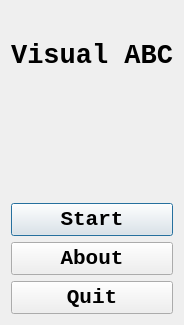
<?xml version="1.0" encoding="UTF-8"?>
<ui version="4.0">
 <class>QtVisualAbcMenuDialog</class>
 <widget class="QDialog" name="QtVisualAbcMenuDialog">
  <property name="geometry">
   <rect>
    <x>0</x>
    <y>0</y>
    <width>180</width>
    <height>325</height>
   </rect>
  </property>
  <property name="font">
   <font>
    <family>Courier New</family>
    <pointsize>16</pointsize>
    <weight>75</weight>
    <bold>true</bold>
   </font>
  </property>
  <property name="windowTitle">
   <string>Visual ABC</string>
  </property>
  <property name="windowIcon">
   <iconset resource="VisualAbc.qrc">
    <normaloff>:/images/R.png</normaloff>:/images/R.png</iconset>
  </property>
  <layout class="QVBoxLayout" name="verticalLayout">
   <item>
    <widget class="QLabel" name="label_title">
     <property name="font">
      <font>
       <pointsize>20</pointsize>
      </font>
     </property>
     <property name="text">
      <string>Visual ABC</string>
     </property>
     <property name="alignment">
      <set>Qt::AlignCenter</set>
     </property>
    </widget>
   </item>
   <item>
    <widget class="QLabel" name="label">
     <property name="text">
      <string/>
     </property>
     <property name="pixmap">
      <pixmap resource="VisualAbc.qrc">:/images/VisualAbcMenu.png</pixmap>
     </property>
     <property name="alignment">
      <set>Qt::AlignCenter</set>
     </property>
    </widget>
   </item>
   <item>
    <widget class="QPushButton" name="button_start">
     <property name="text">
      <string>Start</string>
     </property>
    </widget>
   </item>
   <item>
    <widget class="QPushButton" name="button_about">
     <property name="text">
      <string>About</string>
     </property>
    </widget>
   </item>
   <item>
    <widget class="QPushButton" name="button_quit">
     <property name="text">
      <string>Quit</string>
     </property>
    </widget>
   </item>
  </layout>
 </widget>
 <layoutdefault spacing="6" margin="11"/>
 <resources>
  <include location="VisualAbc.qrc"/>
 </resources>
 <connections/>
</ui>
